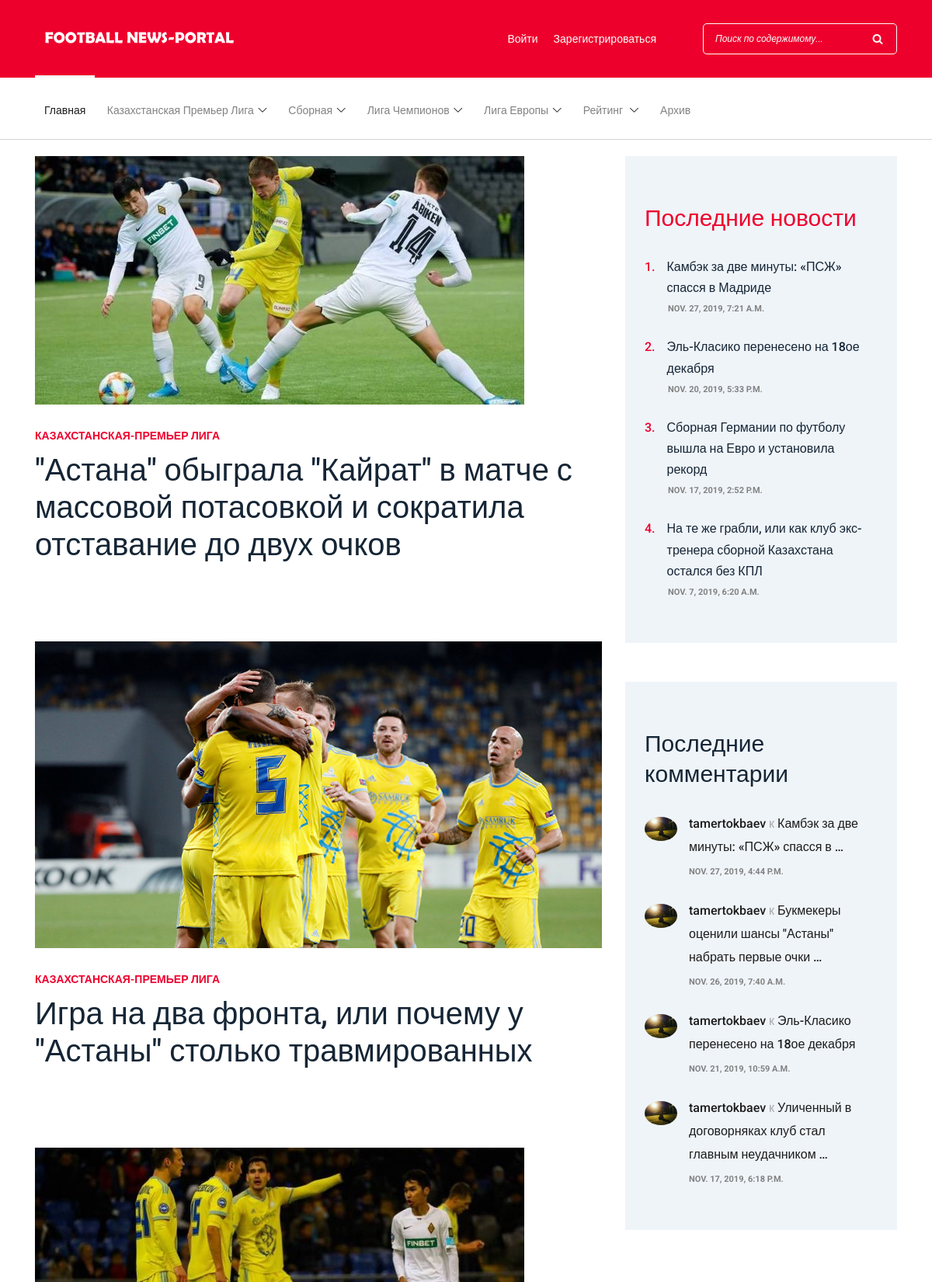
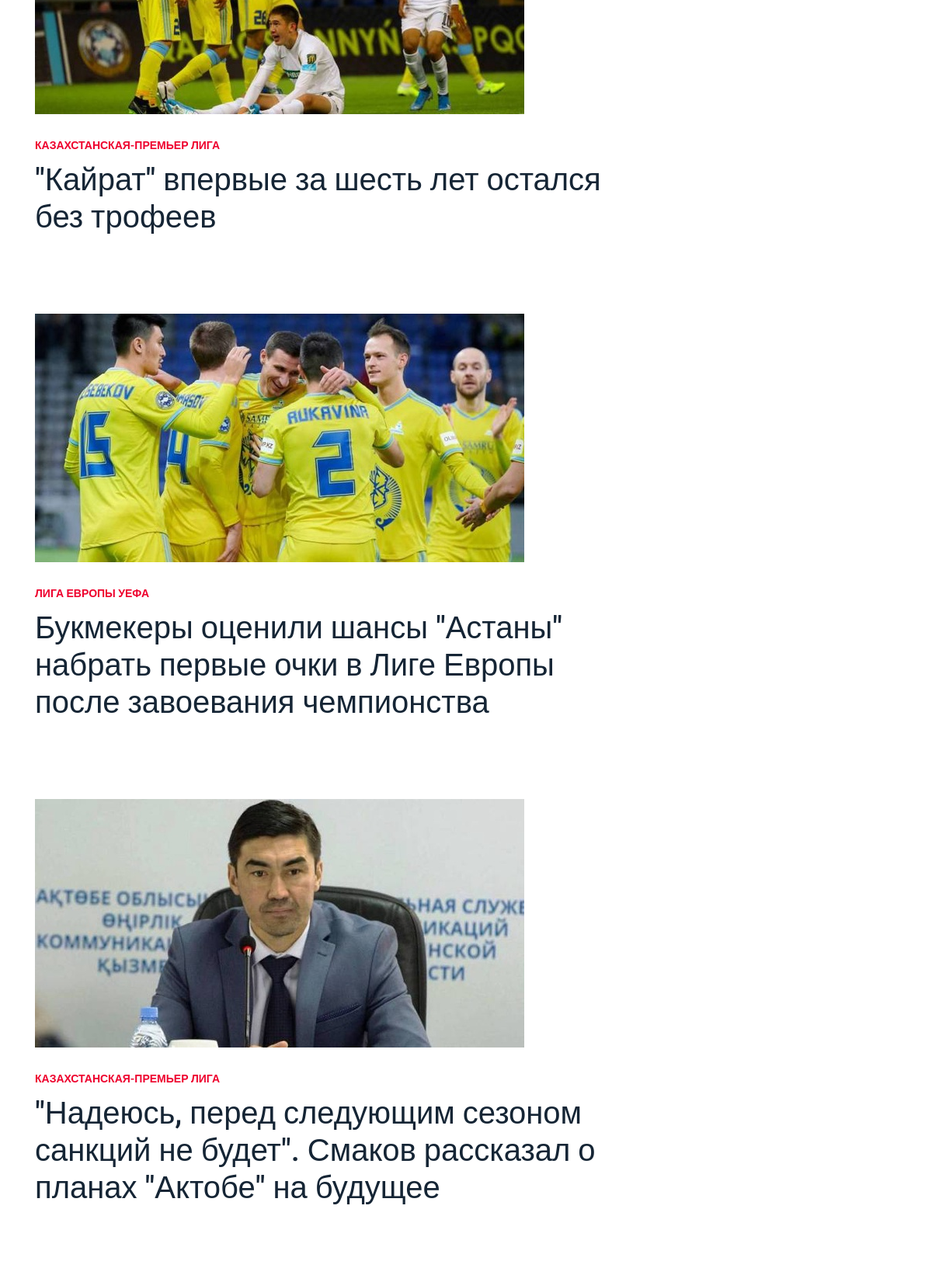
Page /archive/ (upper part) on the committed database (2 pictures, top to bottom).
### Django_App/applications/news/models.py (models this page shows, shortened)
class News(models.Model):
    KPL = 'Казахстанская-премьер лига'  # Kazakhstan premier league
    NAT_TEAM = 'Национальная сборная по футболу'  # National team of Kazakhstan
    UCL = 'Лига чемпионов УЕФА'  # UEFA Champions League
    UEL = 'Лига Европы УЕФА'  # UEFA Europe League
    ANOTHER = 'Другое'  # Another
    TAG_TYPES = [
        (ANOTHER, 'Другое'),
        (KPL, 'Казахстанская-премьер лига'),
        (NAT_TEAM, 'Национальная сборная по футболу'),
        (UCL, 'Лига чемпионов УЕФА'),
        (UEL, 'Лига Европы УЕФА'),
    ]
    news_author = models.ForeignKey(User, on_delete=models.CASCADE, default=True)
    news_title = models.CharField('Title of the news', max_length=200)
    news_sh_description = models.CharField('Short description of the news', max_length=800)
    news_content = RichTextUploadingField()
    news_tag = models.CharField(max_length=100, choices=TAG_TYPES, default=ANOTHER)
    publication_date = models.DateTimeField('Date of publication of the news')
    count_of_views = models.IntegerField('Count of views of the news')
    img = models.ImageField(upload_to='images/')
    likes = models.IntegerField(default=0)

class Comment(models.Model):
    news = models.ForeignKey(News, on_delete=models.CASCADE)
    comment_author = models.ForeignKey(User, on_delete=models.CASCADE)
    comment_text = models.TextField('Content of comment')
    comment_date = models.DateTimeField('Date of publication of the comment', default=timezone.now)

class Profile(models.Model):
    user = models.OneToOneField(User, on_delete=models.CASCADE)
    birth_date = models.DateField(null=True, blank=True, default=timezone.now)
    avatar = models.ImageField(upload_to='images/avatars/', null=True, default='images/avatars/defavatar.jpg')

### Django_App/applications/news/views.py (the view)
# urls.py: path('archive/', views.archive, name='archive'),
def archive(request):
    try:
        news_list = News.objects.order_by('publication_date')
        latest_comments = Comment.objects.order_by('-comment_date')[:4]
        latest_news = News.objects.order_by('-publication_date')[:4]
    except:
        raise Http404('Список новостей пуст')
    return render(request, 'news/catagories-post.html', {'news_list': news_list, 'latest_comments': latest_comments, 'latest_news': latest_news})

### templates/news/catagories-post.html (shortened to what this page needs)
{% extends 'news/index.html' %}
    {% block main %}
    {% if news_list %}
    <div class="blog-area section-padding-0-80">
        <div class="container">
            <div class="row">
                <div class="col-12 col-lg-8">
                    <div class="blog-posts-area">
                        {% for news in news_list %}
                        <div class="single-blog-post featured-post mb-30">
                            <div class="post-thumb">
                                <a href="{% url 'news:one_by_one' news.id %}"><img src="{{ news.img.url }}" alt=""></a>
                            </div>
                            <div class="post-data">
                                <a href="{% url 'news:one_by_one' news.id %}" class="post-catagory">{{ news.news_tag }}</a>
                                <a href="{% url 'news:one_by_one' news.id %}" class="post-title">
                                    <h6>{{ news.news_title }}</h6>
                                </a>
                            </div>
                        </div>
                        {% endfor %}
                    </div>
                </div>
                <div class="col-12 col-lg-4">
                    <div class="blog-sidebar-area">
                        <div class="popular-news-widget mb-50">
                            <h3>Последние новости</h3>
                            {% if latest_news %}
                                {% for news in latest_news %}
                                    <div class="single-popular-post">
                                        <a href="{% url 'news:one_by_one' news.id %}">
                                            <h6><span>{{ forloop.counter }}.</span> {{ news.news_title }}</h6>
                                        </a>
                                        <p>{{ news.publication_date }}</p>
                                    </div>
                                {% endfor %}
                            {% else %}
                                Пока еще нет последних новостей.
                            {% endif %}
                        </div>
                        <div class="latest-comments-widget">
                            <h3>Последние комментарии</h3>
                            {% if latest_comments %}
                                {% for comment in latest_comments %}
                                    <div class="single-comments d-flex">
                                        <div class="comments-thumbnail mr-15">
                                            <img src="{{ comment.comment_author.profile.avatar.url }}" alt="">
                                        </div>
                                        <div class="comments-text">
                                            <a href="#">{{ comment.comment_author }} <span>к</span> {{ comment.news.news_title|truncatewords:7 }}</a>
                                            <p>{{ comment.comment_date }}</p>
                                        </div>
                                    </div>
                                {% endfor %}
                            {% else %}
                                Комментарии пока оставлены не были
                            {% endif %}
                        </div>
                    </div>
                </div>
            </div>
        </div>
    </div>
    {% else %}
        Пока новостей нет
    {% endif %}
    {% endblock %}

### static/style.css (style rules this page uses)
* { margin: 0; padding: 0; }
body { font-family: "Roboto", sans-serif; font-size: 14px; }
h1, h2, h3, h4, h5, h6 { color: #152535; line-height: 1.3; font-weight: 700; }
p { color: #828282; font-size: 14px; line-height: 2; font-weight: 400; }
a, a:hover, a:focus { -webkit-transition-duration: 500ms; transition-duration: 500ms; text-decoration: none; outline: 0 solid transparent; color: #1c1c1c; font-weight: 500; font-size: 14px; color: #828282; }
img { height: auto; max-width: 100%; }
.mb-30 { margin-bottom: 30px; }
.mb-50 { margin-bottom: 50px !important; }
.mr-15 { margin-right: 15px !important; }
.section-padding-0-80 { padding-top: 0; padding-bottom: 80px; }
.single-blog-post { position: relative; z-index: 1; }
.single-blog-post .post-thumb a { display: block; }
.single-blog-post .post-data { padding: 30px 0; }
.single-blog-post .post-data .post-catagory { font-size: 14px; color: #ee002d; text-transform: uppercase; font-weight: 700; margin-bottom: 10px; display: block; }
.single-blog-post .post-data .post-title { display: block; }
.single-blog-post .post-data .post-title h6 { -webkit-transition-duration: 500ms; transition-duration: 500ms; line-height: 1.9; }
.single-blog-post.featured-post { position: relative; z-index: 1; }
.single-blog-post.featured-post .post-data { padding: 30px 0; }
.single-blog-post.featured-post .post-data .post-title h6 { font-size: 40px; line-height: 1.2; margin-bottom: 20px; font-weight: 500; }
.popular-news-widget { position: relative; z-index: 1; background-color: #eff4f9; padding: 60px 25px; }
.popular-news-widget h3 { font-size: 30px; margin-bottom: 30px; font-weight: 400; color: #ee002d; }
.popular-news-widget .single-popular-post { position: relative; z-index: 1; margin-bottom: 30px; }
.popular-news-widget .single-popular-post h6 { -webkit-transition-duration: 500ms; transition-duration: 500ms; display: -webkit-box; display: -ms-flexbox; display: flex; line-height: 1.7; font-weight: 500; }
.popular-news-widget .single-popular-post h6 span { margin-right: 15px; color: #ee002d; }
.popular-news-widget .single-popular-post p { margin-bottom: 0; font-size: 11px; text-transform: uppercase; font-weight: 700; color: #828282; margin-left: 30px; line-height: 1; }
.popular-news-widget .single-popular-post:last-child { margin-bottom: 0; }
.latest-comments-widget { position: relative; z-index: 1; background-color: #eff4f9; padding: 60px 25px; }
.latest-comments-widget h3 { font-size: 30px; margin-bottom: 30px; font-weight: 400; color: #152535; }
.latest-comments-widget .single-comments { position: relative; z-index: 1; margin-bottom: 30px; }
.latest-comments-widget .single-comments .comments-thumbnail { -webkit-box-flex: 0; -ms-flex: 0 0 42px; flex: 0 0 42px; max-width: 42px; width: 42px; height: 42px; border-radius: 50%; margin-top: 6px; }
.latest-comments-widget .single-comments .comments-thumbnail img { border-radius: 50%; display: block; }
.latest-comments-widget .single-comments .comments-text a { display: block; font-size: 16px; color: #1c1c1c; margin-bottom: 10px; line-height: 1.9; }
.latest-comments-widget .single-comments .comments-text a span { color: #a8a8a8; }
.latest-comments-widget .single-comments .comments-text p { margin-bottom: 0; font-size: 11px; text-transform: uppercase; font-weight: 700; color: #828282; line-height: 1; }
.latest-comments-widget .single-comments:last-child { margin-bottom: 0; }

### rows in the picture
News: img (picture), news_tag "КАЗАХСТАНСКАЯ-ПРЕМЬЕР ЛИГА", news_title "\"Астана\" обыграла \"Кайрат\" в матче с массовой потасовкой и сократила отставание до двух очков"
News: img (picture), news_tag "КАЗАХСТАНСКАЯ-ПРЕМЬЕР ЛИГА", news_title "Игра на два фронта, или почему у \"Астаны\" столько травмированных"
News: img (picture), news_tag "КАЗАХСТАНСКАЯ-ПРЕМЬЕР ЛИГА", news_title "\"Кайрат\" впервые за шесть лет остался без трофеев"
News: img (picture), news_tag "ЛИГА ЕВРОПЫ УЕФА", news_title "Букмекеры оценили шансы \"Астаны\" набрать первые очки в Лиге Европы после завоевания чемпионства"
News: img (picture), news_tag "КАЗАХСТАНСКАЯ-ПРЕМЬЕР ЛИГА", news_title "\"Надеюсь, перед следующим сезоном санкций не будет\". Смаков рассказал о планах \"Актобе\" на будущее"
News: news_title "Камбэк за две минуты: «ПСЖ» спасся в Мадриде", publication_date "NOV. 27, 2019, 7:21 A.M."
News: news_title "Эль-Класико перенесено на 18ое декабря", publication_date "NOV. 20, 2019, 5:33 P.M."
News: news_title "Сборная Германии по футболу вышла на Евро и установила рекорд", publication_date "NOV. 17, 2019, 2:52 P.M."
News: news_title "На те же грабли, или как клуб экс-тренера сборной Казахстана остался без КПЛ", publication_date "NOV. 7, 2019, 6:20 A.M."
Comment: comment_author.profile.avatar (picture), comment_author "tamertokbaev", news.news_title "Камбэк за две минуты: «ПСЖ» спасся в …", comment_date "NOV. 27, 2019, 4:44 P.M."
Comment: comment_author.profile.avatar (picture), comment_author "tamertokbaev", news.news_title "Букмекеры оценили шансы \"Астаны\" набрать первые очки …", comment_date "NOV. 26, 2019, 7:40 A.M."
Comment: comment_author.profile.avatar (picture), comment_author "tamertokbaev", news.news_title "Эль-Класико перенесено на 18ое декабря", comment_date "NOV. 21, 2019, 10:59 A.M."
Comment: comment_author.profile.avatar (picture), comment_author "tamertokbaev", news.news_title "Уличенный в договорняках клуб стал главным неудачником …", comment_date "NOV. 17, 2019, 6:18 P.M."
